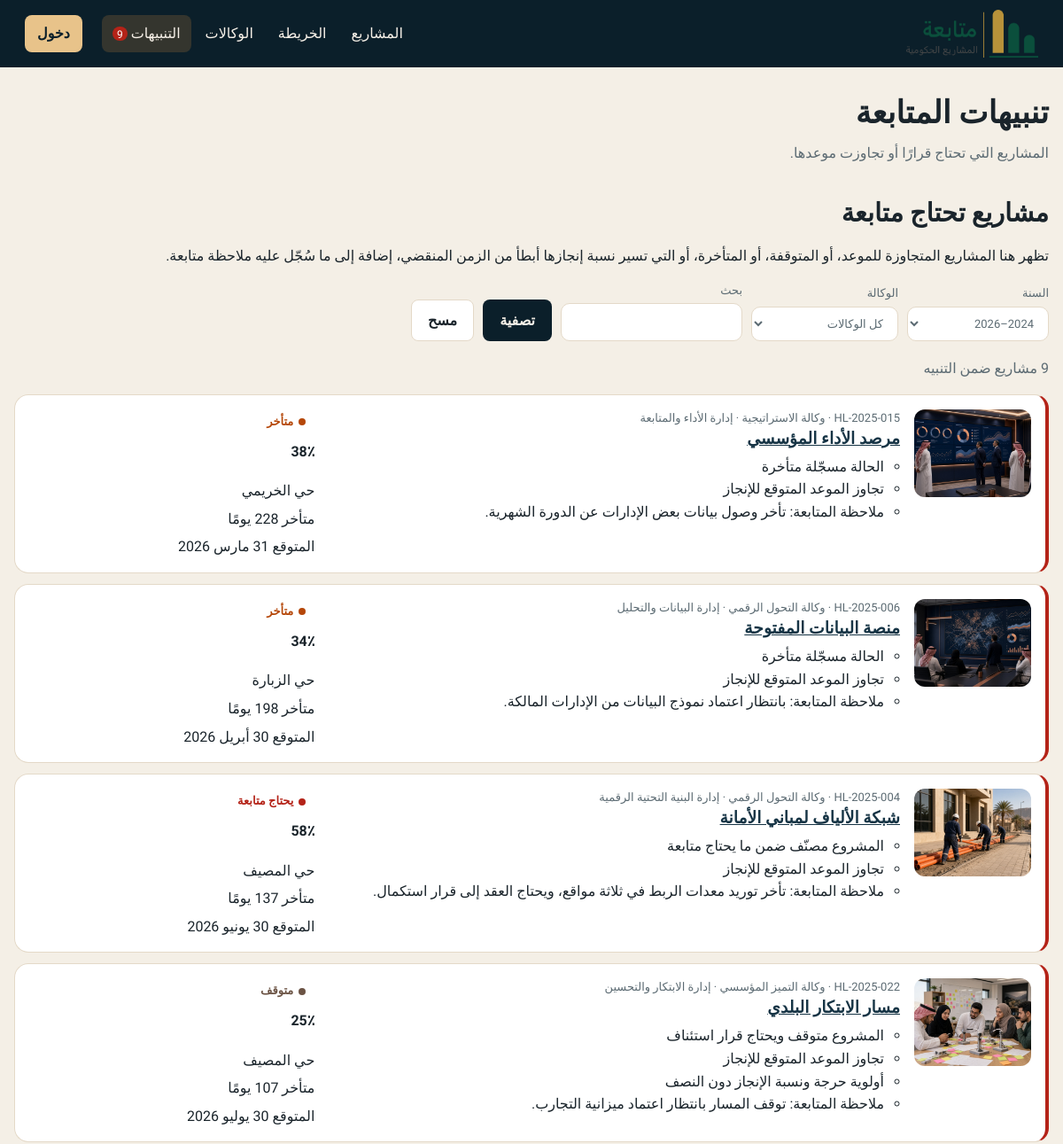
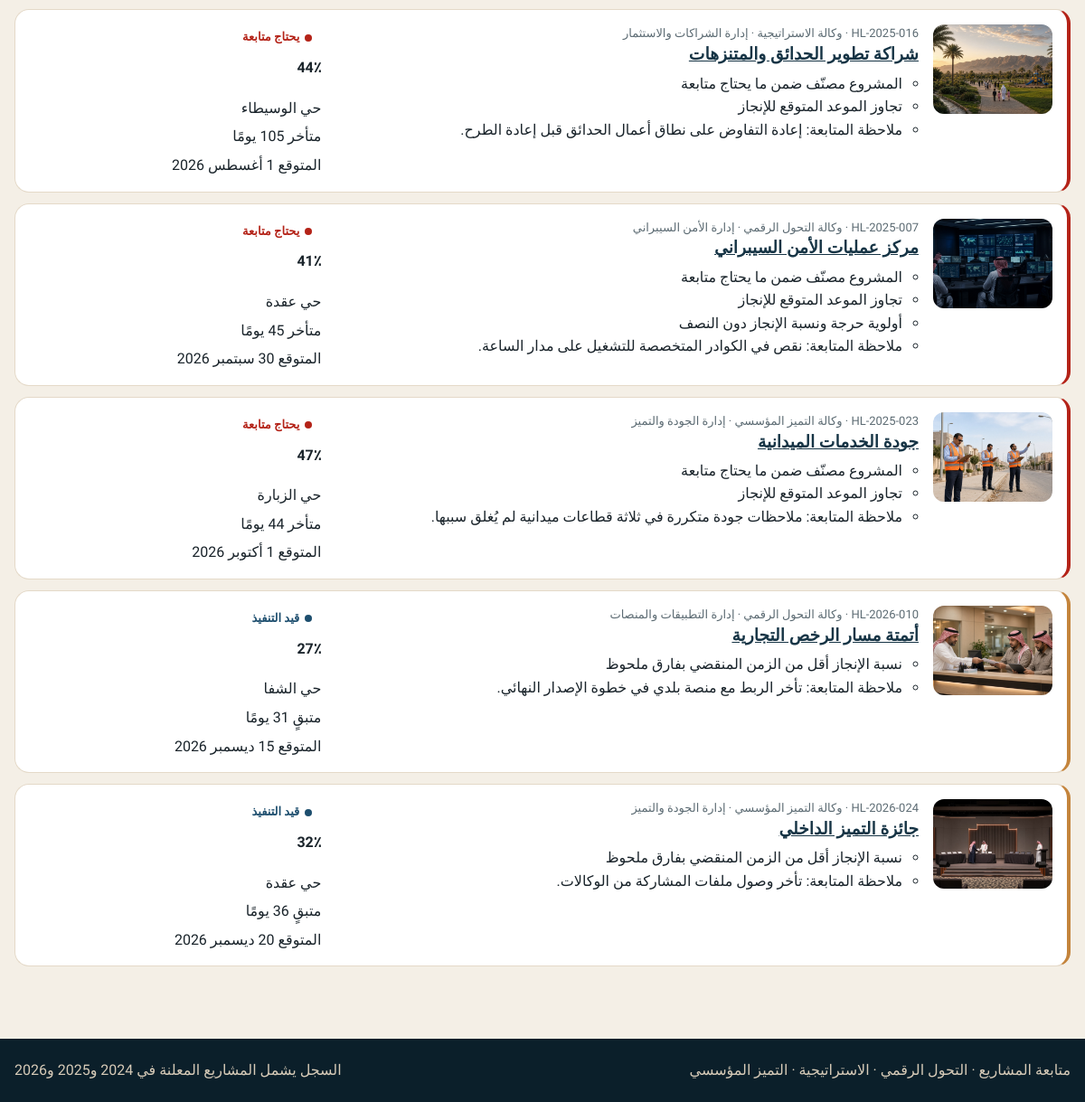
Screenshot of /alerts.php with the database file from the repository (2 pictures, top to bottom).
### tables this page shows
CREATE TABLE projects (
  id INT UNSIGNED NOT NULL AUTO_INCREMENT,
  department_id INT UNSIGNED NOT NULL,
  code VARCHAR(20) NOT NULL,
  title VARCHAR(200) NOT NULL,
  summary VARCHAR(400) NOT NULL,
  description TEXT NOT NULL,
  status VARCHAR(30) NOT NULL DEFAULT 'in_progress',
  progress TINYINT UNSIGNED NOT NULL DEFAULT 0,
  announced_year SMALLINT UNSIGNED NOT NULL,
  start_date DATE NOT NULL,
  expected_date DATE NOT NULL,
  location_name VARCHAR(120) NOT NULL,
  latitude DECIMAL(9,6) NOT NULL,
  longitude DECIMAL(9,6) NOT NULL,
  budget DECIMAL(14,2) DEFAULT NULL,
  manager_name VARCHAR(120) NOT NULL,
  priority VARCHAR(20) NOT NULL DEFAULT 'medium',
  follow_note VARCHAR(300) DEFAULT NULL,
  created_at TIMESTAMP NOT NULL DEFAULT CURRENT_TIMESTAMP,
  updated_at TIMESTAMP NOT NULL DEFAULT CURRENT_TIMESTAMP ON UPDATE CURRENT_TIMESTAMP,
  PRIMARY KEY (id),
  UNIQUE KEY uq_project_code (code),
  KEY idx_project_year (announced_year),
  KEY idx_project_status (status),
  KEY idx_project_department (department_id),
  CONSTRAINT fk_project_department FOREIGN KEY (department_id) REFERENCES departments (id) ON DELETE RESTRICT
);

CREATE TABLE agencies (
  id INT UNSIGNED NOT NULL AUTO_INCREMENT,
  name VARCHAR(150) NOT NULL,
  slug VARCHAR(80) NOT NULL,
  description TEXT NOT NULL,
  color VARCHAR(7) NOT NULL,
  icon VARCHAR(30) NOT NULL DEFAULT 'mark',
  PRIMARY KEY (id),
  UNIQUE KEY uq_agency_slug (slug)
);

CREATE TABLE departments (
  id INT UNSIGNED NOT NULL AUTO_INCREMENT,
  agency_id INT UNSIGNED NOT NULL,
  name VARCHAR(150) NOT NULL,
  description VARCHAR(300) NOT NULL,
  PRIMARY KEY (id),
  KEY idx_department_agency (agency_id),
  CONSTRAINT fk_department_agency FOREIGN KEY (agency_id) REFERENCES agencies (id) ON DELETE RESTRICT
);

### includes/bootstrap.php (called while the page is built, shortened)
<?php
function e($value): string
{
    return htmlspecialchars((string) $value, ENT_QUOTES, 'UTF-8');
}
function app_config(): array
{
    $file = APP_ROOT . '/config/config.php';
    if (!is_file($file)) {
        return ['host' => '127.0.0.1', 'name' => 'amanah_hail', 'user' => 'root', 'pass' => ''];
    }
    $config = require $file;
    return is_array($config) ? $config : [];
}
function db(): PDO
{
    static $pdo = null;
    if ($pdo instanceof PDO) {
        return $pdo;
    }
    $c = app_config();
    $dsn = 'mysql:host=' . $c['host'] . ';dbname=' . $c['name'] . ';charset=utf8mb4';
    try {
        $pdo = new PDO($dsn, $c['user'], $c['pass'], [
            PDO::ATTR_ERRMODE => PDO::ERRMODE_EXCEPTION,
            PDO::ATTR_DEFAULT_FETCH_MODE => PDO::FETCH_ASSOC,
            PDO::ATTR_EMULATE_PREPARES => false,
        ]);
    } catch (PDOException $e) {
        render_db_error($e);
    }
    return $pdo;
}
function app_prefix(): string
{
    $script = str_replace('\\', '/', $_SERVER['SCRIPT_NAME'] ?? '');
    return preg_match('#/(admin|api)(/|$)#', $script) ? '../' : '';
}
function root_url(string $path = ''): string
{
    return app_prefix() . ltrim($path, '/');
}
function ar_date(?string $date): string
{
    $ts = strtotime($date);
    $months = [1 => 'يناير', 2 => 'فبراير', 3 => 'مارس', 4 => 'أبريل', 5 => 'مايو', 6 => 'يونيو', 7 => 'يوليو', 8 => 'أغسطس', 9 => 'سبتمبر', 10 => 'أكتوبر', 11 => 'نوفمبر', 12 => 'ديسمبر'];
    return (int) date('j', $ts) . ' ' . $months[(int) date('n', $ts)] . ' ' . date('Y', $ts);
}
function ar_days(int $n): string
{
    return $n . ' يومًا';
}
function days_overdue(array $project): ?int
{
    $diff = (strtotime(date('Y-m-d')) - strtotime($project['expected_date'])) / 86400;
    return $diff > 0 ? (int) floor($diff) : null;
}
function schedule_label(array $project): string
{
    $overdue = days_overdue($project);
    if ($overdue !== null && $overdue > 0) {
        return 'متأخر ' . ar_days($overdue);
    }
    $left = (int) floor((strtotime($project['expected_date']) - strtotime(date('Y-m-d'))) / 86400);
    if ($left > 0) {
        return 'متبقٍ ' . ar_days($left);
    }
    return ar_date($project['expected_date']);
}
function statuses(): array
{
    return [
        'planned' => 'مخطط',
        'in_progress' => 'قيد التنفيذ',
        'needs_followup' => 'يحتاج متابعة',
        'delayed' => 'متأخر',
        'on_hold' => 'متوقف',
        'completed' => 'مكتمل',
    ];
}
function status_label(string $status): string
{
    return statuses()[$status] ?? $status;
}
function project_alert_reasons(array $project): array
{
    if (($project['status'] ?? '') === 'completed') {
        return [];
    }
    $reasons = [];
    $today = date('Y-m-d');
    $status = $project['status'] ?? '';
    if ($status === 'needs_followup') {
        $reasons[] = ['level' => 'high', 'text' => 'المشروع مصنّف ضمن ما يحتاج متابعة'];
    }
    if ($status === 'delayed') {
        $reasons[] = ['level' => 'high', 'text' => 'الحالة مسجّلة متأخرة'];
    }
    if ($status === 'on_hold') {
        $reasons[] = ['level' => 'medium', 'text' => 'المشروع متوقف ويحتاج قرار استئناف'];
    }
    if (!empty($project['expected_date']) && $project['expected_date'] < $today) {
        $reasons[] = ['level' => 'high', 'text' => 'تجاوز الموعد المتوقع للإنجاز'];
    }
    $start = !empty($project['start_date']) ? strtotime($project['start_date']) : false;
    $end = !empty($project['expected_date']) ? strtotime($project['expected_date']) : false;
    $now = strtotime($today);
    if ($start && $end && $end > $start && $now > $start && $now < $end) {
        $elapsed = ($now - $start) / ($end - $start);
        if ($elapsed * 100 > ((int) $project['progress']) + 25) {
            $reasons[] = ['level' => 'medium', 'text' => 'نسبة الإنجاز أقل من الزمن المنقضي بفارق ملحوظ'];
        }
    }
    if (($project['priority'] ?? '') === 'critical' && (int) $project['progress'] < 50) {
        $reasons[] = ['level' => 'high', 'text' => 'أولوية حرجة ونسبة الإنجاز دون النصف'];
    }
    $note = trim((string) ($project['follow_note'] ?? ''));
    if ($note !== '') {
        $reasons[] = ['level' => 'medium', 'text' => 'ملاحظة المتابعة: ' . $note];
    }
    return $reasons;
}
function alert_level(array $reasons): string
{
    foreach ($reasons as $reason) {
        if (($reason['level'] ?? '') === 'high') {
            return 'high';
        }
    }
    return 'medium';
}
function filters_from_request(): array
{
    $filters = [];
    $year = (int) ($_GET['year'] ?? 0);
    $agency = (int) ($_GET['agency'] ?? 0);
    $department = (int) ($_GET['dept'] ?? 0);
    $status = (string) ($_GET['status'] ?? '');
    $sort = (string) ($_GET['sort'] ?? '');
    $q = trim((string) ($_GET['q'] ?? ''));
    return $filters;
}
function sort_projects(array $rows, string $sort): array
{
    return $rows;
}
function fetch_projects(array $filters = []): array
{
    $where = ['p.announced_year IN (2024, 2025, 2026)'];
    $params = [];
    $sql = 'SELECT p.*, d.name AS department_name, a.id AS agency_id, a.name AS agency_name,
                   a.color AS agency_color, a.slug AS agency_slug,
                   (SELECT i.file_path FROM project_images i WHERE i.project_id = p.id ORDER BY i.is_cover DESC, i.id ASC LIMIT 1) AS cover
            FROM projects p
            INNER JOIN departments d ON d.id = p.department_id
            INNER JOIN agencies a ON a.id = d.agency_id
            WHERE ' . implode(' AND ', $where) . '
            ORDER BY p.announced_year DESC, p.expected_date ASC, p.id DESC';
    $statement = db()->prepare($sql);
    $statement->execute($params);
    $rows = $statement->fetchAll();
    return sort_projects($rows, $filters['sort'] ?? 'default');
}
function cover_url(array $project): string
{
    if (!empty($project['cover'])) {
        return root_url($project['cover']);
    }
    return root_url('assets/img/cover.php?p=' . (int) $project['id'] . '&v=1');
}
function alert_projects(array $projects): array
{
    $list = [];
    foreach ($projects as $project) {
        if (empty($project['alerts'])) {
            continue;
        }
        $project['level'] = alert_level($project['alerts']);
        $project['overdue_days'] = days_overdue($project);
        $list[] = $project;
    }
    usort($list, function ($a, $b) {
        if ($a['level'] !== $b['level']) {
            return $a['level'] === 'high' ? -1 : 1;
        }
        return ($b['overdue_days'] ?? -1) <=> ($a['overdue_days'] ?? -1);
    });
    return $list;
}
function alert_count(): int
{
    static $count = null;
    if ($count === null) {
        $count = count(alert_projects(fetch_projects()));
    }
    return $count;
}
function count_label(int $n): string
{
    if ($n >= 3 && $n <= 10) {
        return $n . ' مشاريع';
    }
    return $n . ' مشروعًا';
}
require_once __DIR__ . '/layout.php';

### alerts.php (the view, shortened to what this page needs)
<?php
require __DIR__ . '/includes/bootstrap.php';
$filters = filters_from_request();
$projects = alert_projects(fetch_projects($filters));
render_public_header('التنبيهات', 'alerts', false);
?>
<section class="container page-gap">
  <header class="page-intro">
    <h2>مشاريع تحتاج متابعة</h2>
    <p>تظهر هنا المشاريع المتجاوزة للموعد، أو المتوقفة، أو المتأخرة، أو التي تسير نسبة إنجازها أبطأ من الزمن المنقضي، إضافة إلى ما سُجّل عليه ملاحظة متابعة.</p>
  </header>
  <form class="filters" method="get">
    <label class="field"><span>السنة</span>
      <select name="year">
        <option value="">2024–2026</option>
      </select>
    </label>
    <label class="field"><span>الوكالة</span>
      <select name="agency">
        <option value="">كل الوكالات</option>
      </select>
    </label>
    <label class="field"><span>بحث</span><input type="search" name="q" value="<?= e($filters['q'] ?? '') ?>"></label>
    <button class="btn btn-primary" type="submit">تصفية</button>
    <a class="btn btn-ghost" href="alerts.php">مسح</a>
  </form>
  <p class="result-line"><?= count($projects) ? e(count_label(count($projects))) . ' ضمن التنبيه' : 'لا تنبيهات مطابقة' ?></p>
  <?php if (!$projects): ?>
    <p class="empty">لا توجد مشاريع بحاجة إلى متابعة وفق هذه التصفية.</p>
  <?php else: ?>
    <ol class="alert-list">
      <?php foreach ($projects as $project): ?>
        <li class="alert-item level-<?= e($project['level']) ?>">
          <a class="alert-thumb" href="project.php?id=<?= (int) $project['id'] ?>">
            <img src="<?= e(cover_url($project)) ?>" alt="<?= e($project['title']) ?>">
          </a>
          <div>
            <p class="card-meta"><?= e($project['code']) ?> · <?= e($project['agency_name']) ?> · <?= e($project['department_name']) ?></p>
            <h3><a href="project.php?id=<?= (int) $project['id'] ?>"><?= e($project['title']) ?></a></h3>
            <ul>
              <?php foreach ($project['alerts'] as $reason): ?>
                <li><?= e($reason['text']) ?></li>
              <?php endforeach; ?>
            </ul>
          </div>
          <div class="alert-side">
            <?= status_pill($project['status']) ?>
            <strong><?= (int) $project['progress'] ?>٪</strong>
            <span><?= e($project['location_name']) ?></span>
            <span><?= e(schedule_label($project)) ?></span>
            <span>المتوقع <?= e(ar_date($project['expected_date'])) ?></span>
          </div>
        </li>
      <?php endforeach; ?>
    </ol>
  <?php endif; ?>
</section>
<?php render_public_footer(); ?>

### includes/layout.php (shortened to what this page needs)
<?php
function render_document_start(string $title, bool $withMap = false, bool $admin = false): void
{
    echo '<!DOCTYPE html><html lang="ar" dir="rtl"><head><meta charset="utf-8">';
    echo '<link rel="stylesheet" href="' . e(root_url('assets/css/style.css')) . '">';
    echo '</head><body class="' . ($admin ? 'is-admin' : 'is-public') . '">';
}
function render_gov_chrome(string $active = 'home'): void
{
    $count = alert_count();
    echo '<header class="app-header">';
    echo '<a class="brand" href="' . e(root_url('index.php')) . '" aria-label="متابعة المشاريع الحكومية"><img src="' . e(root_url('assets/img/logo.png')) . '" alt="متابعة المشاريع الحكومية"></a>';
    echo '<nav class="main-nav" id="main-nav" aria-label="التنقل الرئيسي">';
    $links = [
        'home' => [root_url('index.php'), 'المشاريع'],
        'map' => [root_url('index.php#map'), 'الخريطة'],
        'structure' => [root_url('structure.php'), 'الوكالات'],
        'alerts' => [root_url('alerts.php'), 'التنبيهات'],
    ];
    foreach ($links as $key => $link) {
        $class = $active === $key ? ' class="is-active"' : '';
        echo '<a' . $class . ' href="' . e($link[0]) . '">' . e($link[1]);
        if ($key === 'alerts' && $count > 0) {
            echo ' <em class="badge">' . (int) $count . '</em>';
        }
        echo '</a>';
    }
    echo '</nav>';
    echo '<a class="header-login" href="' . e(root_url('admin/login.php')) . '">دخول</a>';
    echo '</header>';
}
function render_public_header(string $title, string $active = 'home', bool $withMap = false): void
{
    render_document_start($title, $withMap, false);
    render_gov_chrome($active);
    $heads = [
        'home' => ['تابع تقدّم المشاريع على الخريطة', 'سجل موحّد لنسب الإنجاز والحالة والمواعيد عبر الوكالات الثلاث.'],
        'structure' => ['الوكالات والإدارات', 'الهيكل الذي تُدار من خلاله المشاريع.'],
        'alerts' => ['تنبيهات المتابعة', 'المشاريع التي تحتاج قرارًا أو تجاوزت موعدها.'],
        'project' => [$title, 'نسبة الإنجاز والحالة والموعد المتوقع والموقع.'],
    ];
    $head = $heads[$active] ?? [$title, 'متابعة مشاريع الوكالات.'];
    if ($active !== 'home') {
        echo '<section class="page-intro-bar"><div class="container"><h1>' . e($head[0]) . '</h1><p>' . e($head[1]) . '</p></div></section>';
    }
    echo '<main id="content">';
}
function render_public_footer(): void
{
    echo '</main><footer class="app-footer"><div class="container footer-row">';
    echo '<p>متابعة المشاريع · التحول الرقمي · الاستراتيجية · التميز المؤسسي</p>';
    echo '<p>السجل يشمل المشاريع المعلنة في 2024 و2025 و2026</p>';
    echo '</div></footer>';
    echo '<script src="' . e(root_url('assets/js/app.js')) . '"></script></body></html>';
}
function status_pill(string $status): string
{
    return '<span class="status-pill status-' . e($status) . '">' . e(status_label($status)) . '</span>';
}

### rows the page displays
projects: shows a picture, agencies.name "وكالة الاستراتيجية", department.name "إدارة الأداء والمتابعة", title "مرصد الأداء المؤسسي", text "الحالة مسجّلة متأخرة", text "تجاوز الموعد المتوقع للإنجاز", text "ملاحظة المتابعة: تأخر وصول بيانات بعض الإدارات عن الدورة الشهرية.", status "متأخر", progress "38", location_name "حي الخريمي", expected_date "متأخر 228 يومًا", expected_date "31 مارس 2026"
projects: shows a picture, agencies.name "وكالة التحول الرقمي", department.name "إدارة البيانات والتحليل", title "منصة البيانات المفتوحة", text "الحالة مسجّلة متأخرة", text "تجاوز الموعد المتوقع للإنجاز", text "ملاحظة المتابعة: بانتظار اعتماد نموذج البيانات من الإدارات المالكة.", status "متأخر", progress "34", location_name "حي الزبارة", expected_date "متأخر 198 يومًا", expected_date "30 أبريل 2026"
projects: shows a picture, agencies.name "وكالة التحول الرقمي", department.name "إدارة البنية التحتية الرقمية", title "شبكة الألياف لمباني الأمانة", text "المشروع مصنّف ضمن ما يحتاج متابعة", text "تجاوز الموعد المتوقع للإنجاز", text "ملاحظة المتابعة: تأخر توريد معدات الربط في ثلاثة مواقع، ويحتاج العقد إلى قرار استكمال.", status "يحتاج متابعة", progress "58", location_name "حي المصيف", expected_date "متأخر 137 يومًا", expected_date "30 يونيو 2026"
projects: shows a picture, agencies.name "وكالة التميز المؤسسي", department.name "إدارة الابتكار والتحسين", title "مسار الابتكار البلدي", text "المشروع متوقف ويحتاج قرار استئناف", text "تجاوز الموعد المتوقع للإنجاز", text "أولوية حرجة ونسبة الإنجاز دون النصف", text "ملاحظة المتابعة: توقف المسار بانتظار اعتماد ميزانية التجارب.", status "متوقف", progress "25", location_name "حي المصيف", expected_date "متأخر 107 يومًا", expected_date "30 يوليو 2026"
projects: shows a picture, agencies.name "وكالة الاستراتيجية", department.name "إدارة الشراكات والاستثمار", title "شراكة تطوير الحدائق والمتنزهات", text "المشروع مصنّف ضمن ما يحتاج متابعة", text "تجاوز الموعد المتوقع للإنجاز", text "ملاحظة المتابعة: إعادة التفاوض على نطاق أعمال الحدائق قبل إعادة الطرح.", status "يحتاج متابعة", progress "44", location_name "حي الوسيطاء", expected_date "متأخر 105 يومًا", expected_date "1 أغسطس 2026"
projects: shows a picture, agencies.name "وكالة التحول الرقمي", department.name "إدارة الأمن السيبراني", title "مركز عمليات الأمن السيبراني", text "المشروع مصنّف ضمن ما يحتاج متابعة", text "تجاوز الموعد المتوقع للإنجاز", text "أولوية حرجة ونسبة الإنجاز دون النصف", text "ملاحظة المتابعة: نقص في الكوادر المتخصصة للتشغيل على مدار الساعة.", status "يحتاج متابعة", progress "41", location_name "حي عقدة", expected_date "متأخر 45 يومًا", expected_date "30 سبتمبر 2026"
projects: shows a picture, agencies.name "وكالة التميز المؤسسي", department.name "إدارة الجودة والتميز", title "جودة الخدمات الميدانية", text "المشروع مصنّف ضمن ما يحتاج متابعة", text "تجاوز الموعد المتوقع للإنجاز", text "ملاحظة المتابعة: ملاحظات جودة متكررة في ثلاثة قطاعات ميدانية لم يُغلق سببها.", status "يحتاج متابعة", progress "47", location_name "حي الزبارة", expected_date "متأخر 44 يومًا", expected_date "1 أكتوبر 2026"
projects: shows a picture, agencies.name "وكالة التحول الرقمي", department.name "إدارة التطبيقات والمنصات", title "أتمتة مسار الرخص التجارية", text "نسبة الإنجاز أقل من الزمن المنقضي بفارق ملحوظ", text "ملاحظة المتابعة: تأخر الربط مع منصة بلدي في خطوة الإصدار النهائي.", status "قيد التنفيذ", progress "27", location_name "حي الشفا", expected_date "متبقٍ 31 يومًا", expected_date "15 ديسمبر 2026"
projects: shows a picture, agencies.name "وكالة التميز المؤسسي", department.name "إدارة الجودة والتميز", title "جائزة التميز الداخلي", text "نسبة الإنجاز أقل من الزمن المنقضي بفارق ملحوظ", text "ملاحظة المتابعة: تأخر وصول ملفات المشاركة من الوكالات.", status "قيد التنفيذ", progress "32", location_name "حي عقدة", expected_date "متبقٍ 36 يومًا", expected_date "20 ديسمبر 2026"

### other values shown
$link[1] "المشاريع"
$link[1] "الخريطة"
$link[1] "الوكالات"
$link[1] "التنبيهات"
$head[0] "تنبيهات المتابعة"
$head[1] "المشاريع التي تحتاج قرارًا أو تجاوزت موعدها."
count_label(count($projects)) "9 مشاريع"
